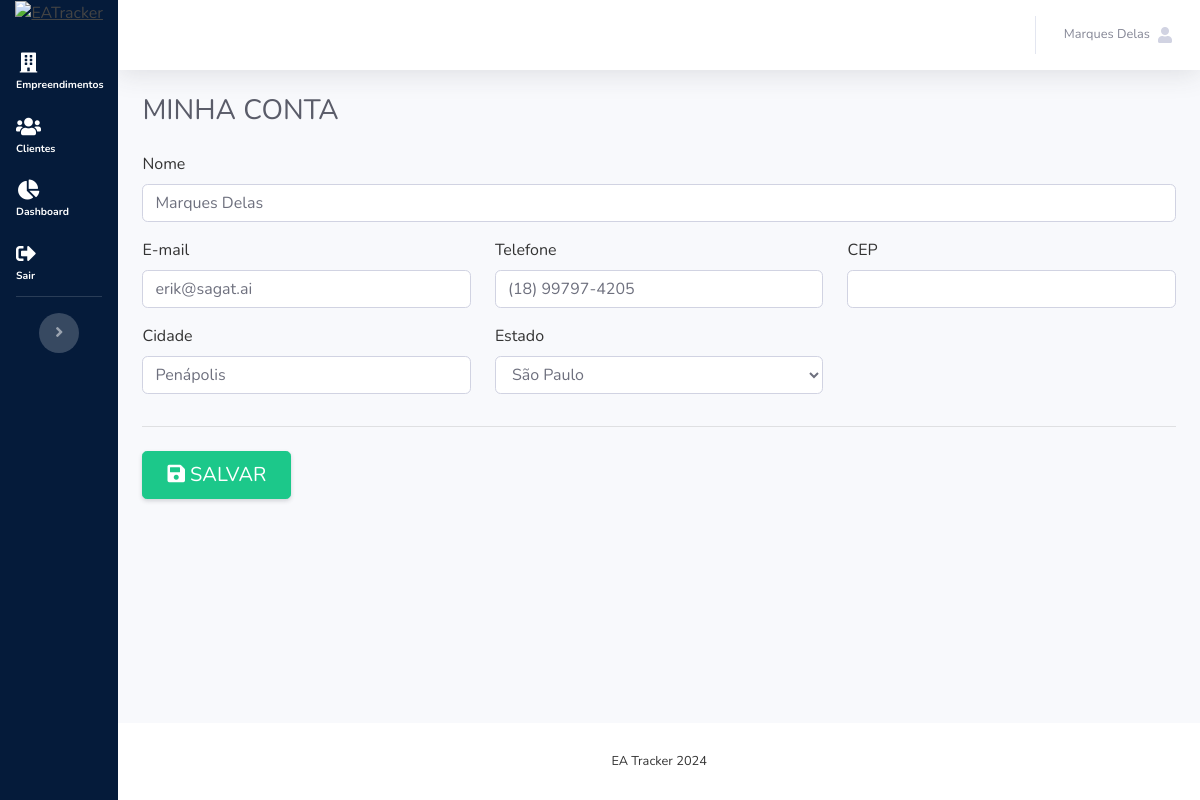
The app's page /gestor/minha-conta/ (signed in) with its own data.
### usuarios/models.py (models this page shows, shortened)
class Usuario(AbstractUser):
    username = None  # Usamos o email como o campo USERNAME_FIELD
    email = models.EmailField(unique=True)
    tipo_usuario = models.CharField(max_length=20, choices=TIPOS_USUARIOS)
    nome_sobrenome = models.CharField(max_length=60)
    telefone = models.CharField(max_length=15)
    cidade = models.CharField(max_length=80, null=True, blank=True)
    estado = models.CharField(max_length=2, choices=ESTADOS_BRASILEIROS, default="AC")
    foto = models.ImageField(upload_to="foto/%Y/%m/%d", default="usuario-padrao.png", null=True, blank=True)
    bloco = models.CharField(max_length=20, null=True, blank=True)
    unidade = models.CharField(max_length=20, null=True, blank=True)
    cadastrado_por = models.CharField(max_length=20, null=True, blank=True)
    empreendimento = models.ForeignKey(
        Empreendimento,
        related_name='usuarios',
        on_delete=models.CASCADE,
        null=True,
        blank=True,
    )
    codigo_verificacao = models.CharField(max_length=6, null=True, blank=True)
    codigo_expiracao = models.DateTimeField(null=True, blank=True)
    USERNAME_FIELD = "email"  # Definimos o email como identificador principal
    REQUIRED_FIELDS = []  # Outros campos necessários para criação de superusuários
    objects = UserManager()  # Utilizando um manager customizado
    class Meta:
        verbose_name = "Usuário"
        verbose_name_plural = "Usuários"

### gestores/views.py (the view)
# urls.py: path("minha-conta/", view=views.UsuarioUpdateView.as_view(), name="minha-conta"),
class UsuarioUpdateView(LoginGestorMixin, SuccessMessageMixin, UpdateView):
    model = Usuario
    form_class = UsuarioChangeForm
    success_url = "/gestor/minha-conta/"
    success_message = "Informações atualizadas"
    login_url = "/login/"
    template_name = "gestor/minha-conta.html"
    def get_object(self, queryset=None):
        return self.request.user

### gestores/forms.py
class UsuarioChangeForm(forms.ModelForm):
    class Meta:
        model = Usuario
        fields = (
            "nome_sobrenome",
            "email",
            "telefone",
            "cidade",
            "estado",
        )
        widgets = {
            "estado": forms.Select(
                attrs={"class": "form-control"}
            )
        }

### usuarios/mixins.py (called while the page is built)
    def dispatch(self, request, *args, **kwargs):
        if not request.user.is_authenticated or request.user.tipo_usuario != "GESTOR":
            logout(request)
            return redirect("usuarios:login-usuario")
        return super().dispatch(request, *args, **kwargs)

### templates/gestor/minha-conta.html (shortened to what this page needs)
{% extends 'base.html' %}
{% block content %}
    {% include '_partials/sidebar.html' %}
    <div id="content-wrapper" class="d-flex flex-column">
        <div id="content">
            {% include '_partials/topbar.html' %}
            <div class="container-fluid">
                <div class="d-sm-flex align-items-center justify-content-between mb-4">
                    <h1 class="h3 mb-0 text-gray-800 text-uppercase">Minha Conta</h1>
                </div>
                <div class="row">
                    <div class="col-xl-12 col-md-12">
                        <form method="post" enctype="multipart/form-data">
                            <div class="mb-3">
                                <label for="nome_sobrenome">Nome</label>
                                <input type="text" class="form-control" name="nome_sobrenome" value="{{ request.user.nome_sobrenome }}" required>
                            </div>
                            <div class="row">
                                <div class="col-md-4 mb-3">
                                    <label for="email">E-mail</label>
                                    <input type="email" class="form-control" name="email" maxlength="80" value="{{ request.user.email }}" required>
                                </div>
                                <div class="col-md-4 mb-3">
                                    <label for="telefone">Telefone</label>
                                    <input type="text" class="form-control" name="telefone" id="telefone" value="{{ request.user.telefone }}" required>
                                </div>
                                <div class="col-md-4 mb-3">
                                    <label for="cep">CEP</label>
                                    <input type="text" class="form-control" name="cep" id="cep" value="{{ request.user.cep }}" required>
                                </div>
                            </div>
                            <div class="row">
                                <div class="col-md-4 mb-3">
                                    <label for="cidade">Cidade</label>
                                    <input type="text" class="form-control" name="cidade" id="cidade" value="{{ request.user.cidade }}" required>
                                </div>
                                <div class="col-md-4 mb-3">
                                    <label for="estado">Estado</label>
                                    {{ form.estado }}
                                </div>
                            </div>
                            <hr class="mb-4">
                            <button type="submit" class="btn btn-success btn-lg text-uppercase shadow-sm px-4">
                                <i class="fas fa-save"></i> Salvar
                            </button>
                        </form>
                    </div>
                </div>
            </div>
        </div>
        {% include '_partials/footer.html' %}
    </div>
{% endblock %}

### templates/_partials/topbar.html (shortened to what this page needs)
{% load static %}
<nav class="navbar navbar-expand navbar-light bg-white topbar mb-4 static-top shadow">
    <ul class="navbar-nav ml-auto">
        <li class="nav-item dropdown no-arrow">
            <a class="nav-link dropdown-toggle" href="#" id="userDropdown" role="button"
                data-toggle="dropdown" aria-haspopup="true" aria-expanded="false">
                <span class="mr-2 d-none d-lg-inline text-gray-600 small">
                    {{request.user.nome_sobrenome}}
                </span>
                <i class="fa fa-user"></i>
            </a>
        </li>
    </ul>
</nav>

### config/static/css/fa.css (style rules this page uses)
.fa,.fab,.fad,.fal,.far,.fas { -moz-osx-font-smoothing:grayscale;-webkit-font-smoothing:antialiased;display:inline-block;font-style:normal;font-variant:normal;text-rendering:auto;line-height:1 }
.fa-save:before { content:"\f0c7" }
.fa-user:before { content:"\f007" }

### records on screen
Usuario: user.nome_sobrenome "Marques Delas", nome_sobrenome "Marques Delas", email "erik@sagat.ai", telefone "(18) 99797-4205", cidade "Penápolis", estado "São Paulo"
